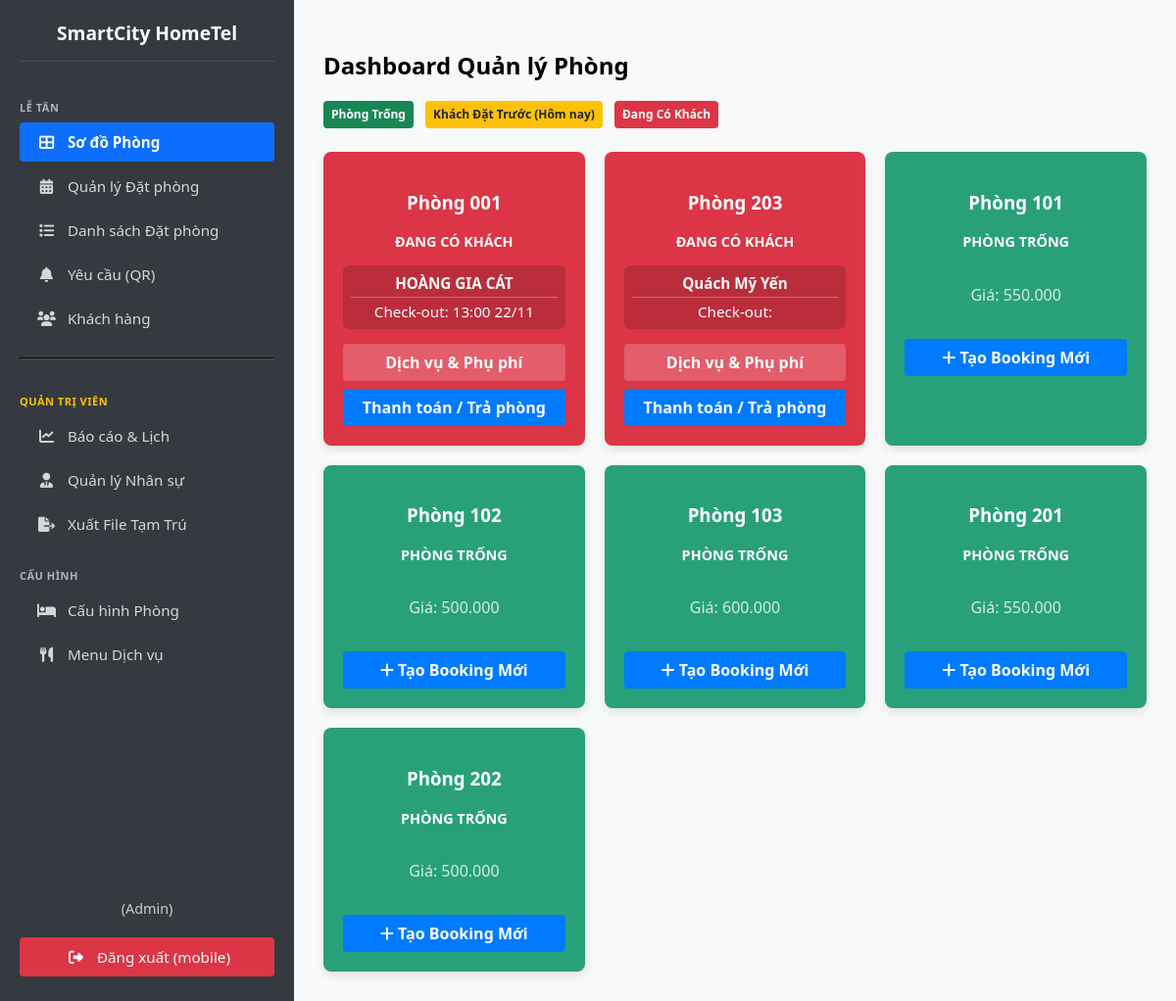
Before: / (signed in) with the older database file.
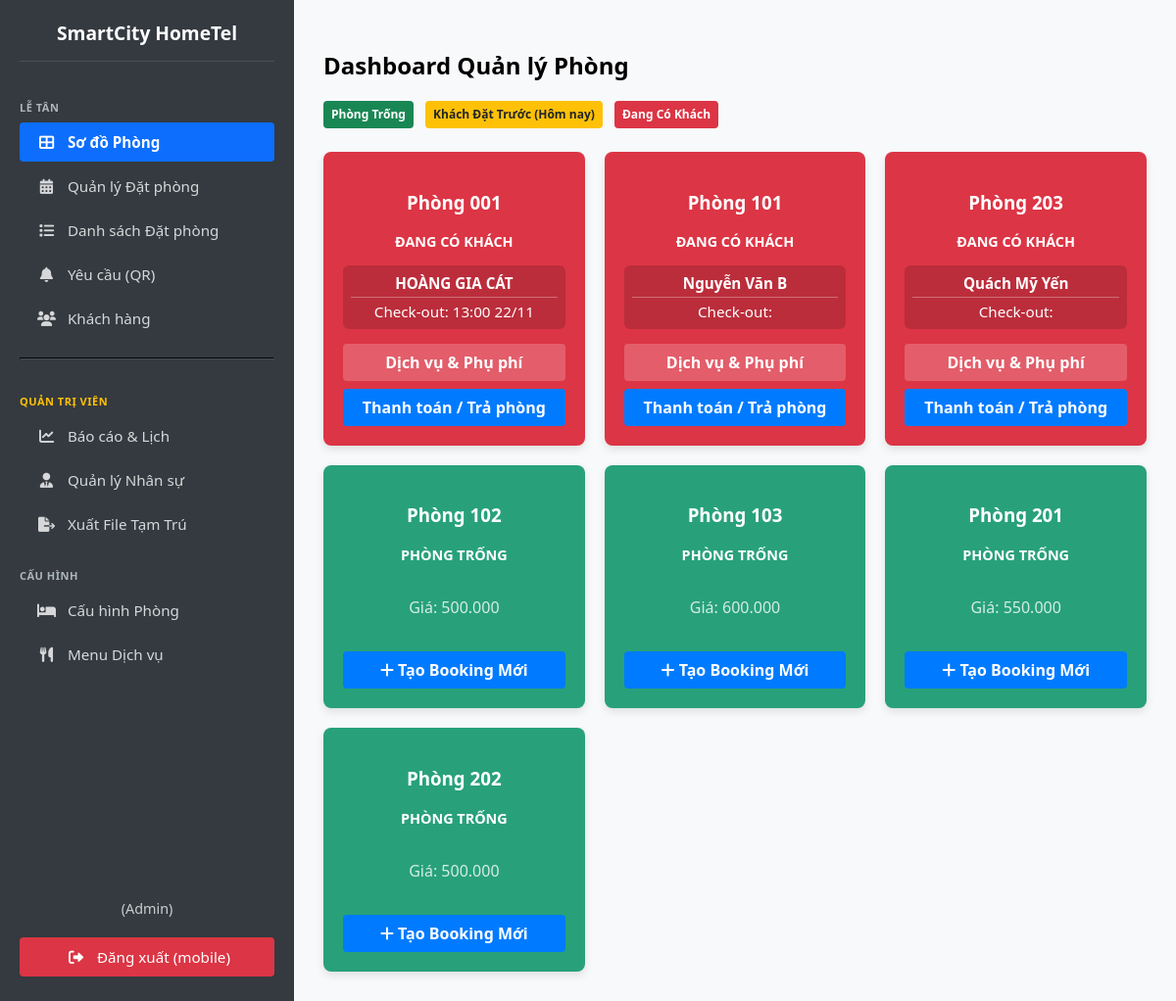
After: the same page with the newer database file.
### pms/models.py (models this page shows, shortened)
class Room(models.Model):
    hotel = models.ForeignKey(Hotel, on_delete=models.CASCADE, verbose_name="Khách sạn")
    room_number = models.CharField(max_length=10, unique=True, verbose_name="Số Phòng")
    room_type = models.CharField(max_length=50, verbose_name="Loại Phòng")
    price_per_night = models.DecimalField(max_digits=10, decimal_places=0, default=500000, verbose_name="Giá/Đêm")
    STATUS_CHOICES = [('Vacant', 'Phòng Trống'), ('Dirty', 'Chờ Dọn Dẹp'), ('Occupied', 'Đang Có Khách'), ('Booked', 'Khách Đặt Trước')]
    status = models.CharField(max_length=20, choices=STATUS_CHOICES, default='Vacant', verbose_name="Trạng thái")
    class Meta: verbose_name = "2. Phòng"; verbose_name_plural = "2. Quản lý Phòng"; ordering = ['room_number']

class Guest(models.Model):
    full_name = models.CharField(max_length=255, verbose_name="Họ và Tên")
    dob = models.DateField(null=True, blank=True, verbose_name="Ngày sinh")
    ID_TYPE_CHOICES = [('CCCD', 'Căn cước Công dân'), ('CMND', 'Chứng minh Nhân dân'), ('PP', 'Hộ chiếu'), ('OTHER', 'Khác')]
    id_type = models.CharField(max_length=10, choices=ID_TYPE_CHOICES, default='CCCD', verbose_name="Loại giấy tờ")
    id_number = models.CharField(max_length=50, unique=True, verbose_name="Mã số giấy tờ")
    license_plate = models.CharField(max_length=20, null=True, blank=True, verbose_name="Biển số xe")
    address = models.CharField(max_length=500, verbose_name="Địa chỉ thường trú")
    phone = models.CharField(max_length=20, null=True, blank=True, verbose_name="Số điện thoại")
    photo_front = models.ImageField(upload_to='guest_ids/', null=True, blank=True, verbose_name="Ảnh mặt trước")
    photo_back = models.ImageField(upload_to='guest_ids/', null=True, blank=True, verbose_name="Ảnh mặt sau")
    created_at = models.DateTimeField(auto_now_add=True)
    class Meta: verbose_name = "3. Khách hàng"; verbose_name_plural = "3. Quản lý Khách hàng"

class Reservation(models.Model):
    room = models.ForeignKey('Room', on_delete=models.CASCADE, verbose_name="Phòng")
    guest = models.ForeignKey(Guest, on_delete=models.CASCADE, related_name='main_bookings', verbose_name="Người đặt chính")
    occupants = models.ManyToManyField(Guest, related_name='stays', blank=True, verbose_name="Danh sách khách ở")
    check_in_date = models.DateTimeField(verbose_name="Thời gian Check-in")
    check_out_date = models.DateTimeField(null=True, blank=True, verbose_name="Thời gian Check-out dự kiến")
    deposit = models.DecimalField(max_digits=10, decimal_places=0, default=0, verbose_name="Tiền đặt cọc")
    STATUS_CHOICES = [('Confirmed', 'Đã xác nhận'), ('Occupied', 'Đang cư trú'), ('Completed', 'Đã hoàn tất'), ('Cancelled', 'Đã hủy')]
    status = models.CharField(max_length=20, choices=STATUS_CHOICES, default='Confirmed', verbose_name="Trạng thái đặt phòng")
    note = models.TextField(blank=True, verbose_name="Ghi chú")
    created_at = models.DateTimeField(auto_now_add=True)
    class Meta: verbose_name = "4. Đặt phòng"; verbose_name_plural = "4. Quản lý Đặt phòng"; ordering = ['check_in_date']

### pms/views.py (the view, shortened to what this page needs)
# urls.py: path('', views.dashboard, name='dashboard'),
@login_required
def dashboard(request):
    rooms = Room.objects.all().order_by('room_number')
    all_reservations = Reservation.objects.filter(
        status__in=['Confirmed', 'Occupied']
    ).select_related('guest').order_by('check_in_date')
    room_data = []
    CHECKIN_ALERT_WINDOW = timezone.timedelta(minutes=30)
    now = timezone.now()
    for room in rooms:
        current_res = all_reservations.filter(room=room, status='Occupied').first()
        if not current_res:
            current_res = all_reservations.filter(room=room, status='Confirmed').first()
        is_alerting = False
        display_status = room.status
        if current_res:
            if current_res.status == 'Occupied':
                display_status = 'Occupied'
        else:
            if display_status in ['Booked', 'Occupied']:
                display_status = 'Vacant'
        data = {
            'room': room,
            'reservation': current_res,
            'guest_name': current_res.guest.full_name if current_res else "",
            'is_alerting': is_alerting,
            'display_status': display_status
        }
        room_data.append(data)
    def sort_key(item):
        status = item['display_status']
        if item['is_alerting']: return 0
        if status == 'Booked': return 1
        if status == 'Occupied': return 2
        if status == 'Dirty': return 3
        return 4
    room_data.sort(key=sort_key)
    context = {
        'page_title': "Dashboard Quản lý Phòng",
        'room_data': room_data,
        'now': now
    }
    return render(request, 'pms/dashboard.html', context)

### pms/templates/pms/dashboard.html (shortened to what this page needs)
{% extends 'pms/base.html' %}
{% load static %}
{% load humanize %}
{% block content %}
  <h2>{{ page_title }}</h2>
  <div class="row mb-4">
    <div class="col-md-12">
        <span class="badge bg-success me-2 p-2" style="background-color: #28a17a;">Phòng Trống</span>
        <span class="badge bg-warning text-dark me-2 p-2" style="background-color: #ffc107;">Khách Đặt Trước (Hôm nay)</span>
        <span class="badge bg-danger me-2 p-2" style="background-color: #dc3545;">Đang Có Khách</span>
        </div>
  </div>
  <div class="room-grid">
    {% for data in room_data %}
    <div class="room-card status-{{ data.display_status }} {% if data.is_alerting %}alerting{% endif %}">
        <h3>Phòng {{ data.room.room_number }}</h3>
        <p style="font-weight: bold; text-transform: uppercase; font-size: 0.9em;">
            {% if data.display_status == 'Occupied' %}ĐANG CÓ KHÁCH
            {% elif data.display_status == 'Booked' %}SẮP NHẬN PHÒNG
            {% elif data.display_status == 'Dirty' %}PHÒNG TRỐNG
            {% else %}PHÒNG TRỐNG{% endif %}
        </p>
        {% if data.reservation %}
            <div style="background: rgba(0,0,0,0.15); padding: 8px; border-radius: 6px; margin-bottom: 10px; font-size: 0.95em;">
                <p style="margin: 0; font-weight: bold; border-bottom: 1px solid rgba(255,255,255,0.3); padding-bottom: 4px; margin-bottom: 4px;">
                    {{ data.guest_name }}
                </p>
                {% if data.reservation.status == 'Occupied' %}
                     <p style="margin: 0;">Check-out: {{ data.reservation.check_out_date|date:"H:i d/m" }}</p>
                {% endif %}
            </div>
        {% else %}
            <div style="height: 60px; display: flex; align-items: center; justify-content: center; opacity: 0.8;">
                Giá: {{ data.room.price_per_night|intcomma }}
            </div>
        {% endif %}
        <div class="card-actions">
            {% if data.display_status == 'Vacant' or data.display_status == 'Dirty' %}
                <a href="{% url 'create-booking' data.room.id %}" class="quick-action-button">
                    <i class="fas fa-plus"></i> Tạo Booking Mới
                </a>
            {% elif data.display_status == 'Occupied' %}
                <a href="{% url 'manage-room-services' data.reservation.id %}">Dịch vụ & Phụ phí</a>
                <a href="{% url 'billing-details' data.reservation.id %}" class="quick-action-button">Thanh toán / Trả phòng</a>
            {% endif %}
        </div>
    </div>
    {% endfor %}
  </div>
{% endblock %}

Changed rows visible on the page:
changed Room: status "Vacant" → "Occupied" (drawn); guest_name (not shown) → "Nguyễn Văn B"; room.price_per_night "550.000" → (not shown); moves up the list
